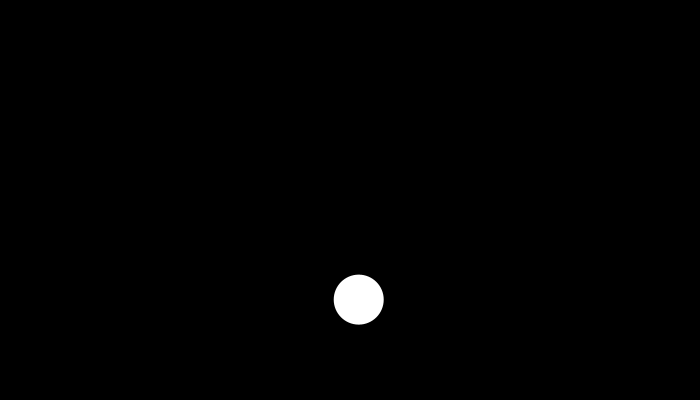
Frame 1 (no input)
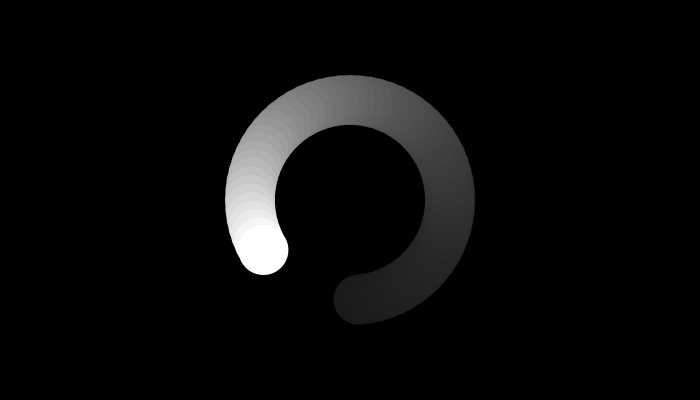
Frame 60 (the mouse pressed at the canvas centre just before this capture)
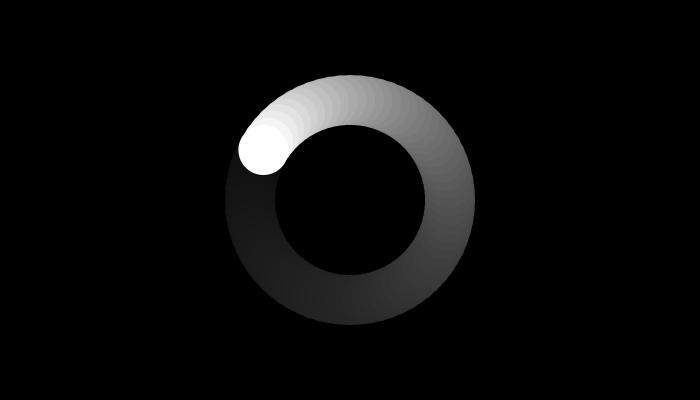
Frame 120 (the mouse held since frame 60 and released just before this capture)

The Processing sketch that drew these frames (run headless with seeded random() and noise(); from frame 60 on, the mouse is pressed at the canvas centre):

// Processing sketch: processing_36045
// ── processing_36045.pde

//Reference - http://www.youtube.com/watch?v=MOec_tdnx8A

//Variables
 float x1,y1, rad1;
 float deg = 0;
 
void setup(){
  
  size(700,400);
  background(0);
  stroke(255);
  smooth();
  frameRate(30);
  
}


void draw(){
  
  deg = deg +5;
  rad1 = (PI/180)*deg;
  x1 = sin(rad1)*100+(width/2);
  y1 = cos(rad1)*100+(height/2);
  
  //background(0);
  noStroke();
  fill(0,10);
  rect(0,0,width,height);
  
  fill(255);
  ellipse(x1,y1,50,50);
  
//Resets deg  
 if (deg>=360)
 {
 deg = 0;
 }
}

void mousePressed(){
  if(mouseButton == LEFT)
 {
 noLoop();
 }
 
 if(mouseButton == RIGHT)
 {
 loop();
 } 
}
